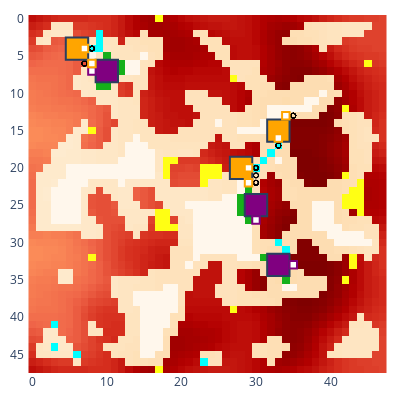

Here is the notebook cell this chart was saved with:
### Code cell
update_logging_level(logging.DEBUG)
myenv.undo()
myenv.step()
print(f'Showing beginning of Real Step: {myenv.real_env_steps + 1}')
myenv.show()

### Figure 1 — Plotly figure (JSON) as saved in the notebook; plotly's stock layout.template omitted (floating-point values rounded to 4 significant figures; data arrays with more than 128 entries replaced by an {"elided": "..."} marker saying what was removed)
{"data": [{"colorscale": [[0, "rgb(255,247,236)"], [0.125, "rgb(254,232,200)"], [0.25, "rgb(253,212,158)"], [0.375, "rgb(253,187,132)"], [0.5, "rgb(252,141,89)"], [0.625, "rgb(239,101,72)"], [0.75, "rgb(215,48,31)"], [0.875, "rgb(179,0,0)"], [1, "rgb(127,0,0)"]], "name": "Rubble", "showscale": false, "type": "heatmap", "uid": "17_Rubble", "z": {"elided": "48x48 int values"}}, {"colorscale": [[0, "#00ffff"], [1, "#00ffff"]], "hoverinfo": "skip", "name": "Ice", "showscale": false, "type": "heatmap", "uid": "17_Ice", "z": {"elided": "48x48 int values"}}, {"colorscale": [[0, "#ffff14"], [1, "#ffff14"]], "hoverinfo": "skip", "name": "Ore", "showscale": false, "type": "heatmap", "uid": "17_Ore", "z": {"elided": "48x48 int values"}}, {"colorscale": [[0, "#15b01a"], [1, "#15b01a"]], "hoverinfo": "skip", "name": "Lichen", "showscale": false, "type": "heatmap", "uid": "17_Lichen", "z": {"elided": "48x48 int values"}}, {"customdata": [["factory_0", "player_0", 874, 0, 0, 117, 50]], "hovertemplate": "%{customdata[0]} %{customdata[1]}<br>Power: %{customdata[2]}<br>Ice: %{customdata[3]}<br>Ore: %{customdata[4]}<br>Water: %{customdata[5]}<br>Metal: %{customdata[6]}<br><extra></extra>", "name": "factory_0", "showscale": false, "type": "heatmap", "uid": "17_factory_0", "x": [30], "y": [25], "z": [0]}, {"customdata": [["factory_2", "player_0", 829, 0, 0, 117, 50]], "hovertemplate": "%{customdata[0]} %{customdata[1]}<br>Power: %{customdata[2]}<br>Ice: %{customdata[3]}<br>Ore: %{customdata[4]}<br>Water: %{customdata[5]}<br>Metal: %{customdata[6]}<br><extra></extra>", "name": "factory_2", "showscale": false, "type": "heatmap", "uid": "17_factory_2", "x": [33], "y": [33], "z": [2]}, {"customdata": [["factory_4", "player_0", 874, 0, 0, 117, 50]], "hovertemplate": "%{customdata[0]} %{customdata[1]}<br>Power: %{customdata[2]}<br>Ice: %{customdata[3]}<br>Ore: %{customdata[4]}<br>Water: %{customdata[5]}<br>Metal: %{customdata[6]}<br><extra></extra>", "name": "factory_4", "showscale": false, "type": "heatmap", "uid": "17_factory_4", "x": [10], "y": [7], "z": [4]}, {"customdata": [["factory_1", "player_1", 484, 0, 0, 178, 40]], "hovertemplate": "%{customdata[0]} %{customdata[1]}<br>Power: %{customdata[2]}<br>Ice: %{customdata[3]}<br>Ore: %{customdata[4]}<br>Water: %{customdata[5]}<br>Metal: %{customdata[6]}<br><extra></extra>", "name": "factory_1", "showscale": false, "type": "heatmap", "uid": "17_factory_1", "x": [28], "y": [20], "z": [1]}, {"customdata": [["factory_3", "player_1", 482, 0, 0, 178, 40]], "hovertemplate": "%{customdata[0]} %{customdata[1]}<br>Power: %{customdata[2]}<br>Ice: %{customdata[3]}<br>Ore: %{customdata[4]}<br>Water: %{customdata[5]}<br>Metal: %{customdata[6]}<br><extra></extra>", "name": "factory_3", "showscale": false, "type": "heatmap", "uid": "17_factory_3", "x": [33], "y": [15], "z": [3]}, {"customdata": [["factory_5", "player_1", 487, 0, 0, 178, 40]], "hovertemplate": "%{customdata[0]} %{customdata[1]}<br>Power: %{customdata[2]}<br>Ice: %{customdata[3]}<br>Ore: %{customdata[4]}<br>Water: %{customdata[5]}<br>Metal: %{customdata[6]}<br><extra></extra>", "name": "factory_5", "showscale": false, "type": "heatmap", "uid": "17_factory_5", "x": [6], "y": [4], "z": [5]}, {"customdata": [["unit_6", "player_0", "HEAVY", [30, 27], 374, 240, 0, 0, 0]], "hovertemplate": "%{customdata[0]} %{customdata[1]}<br>Type: %{customdata[2]}<br>Pos: %{customdata[3]}<br>Power: %{customdata[4]}<br>Ice: %{customdata[5]}<br>Ore: %{customdata[6]}<br>Water: %{customdata[7]}<br>Metal: %{customdata[8]}<br><extra></extra>", "name": "unit_6", "showscale": false, "type": "heatmap", "uid": "17_unit_6", "x": [30], "y": [27], "z": [6]}, {"hoverinfo": "skip", "marker": {"color": "black", "size": 5, "symbol": "circle-open"}, "mode": "markers", "name": "path", "showlegend": false, "type": "scatter", "uid": "17_path", "x": [30, 30, 30, 30, 30], "y": [27, 27, 27, 26, 26]}, {"customdata": [["unit_7", "player_0", "HEAVY", [35, 33], 372, 240, 0, 0, 0]], "hovertemplate": "%{customdata[0]} %{customdata[1]}<br>Type: %{customdata[2]}<br>Pos: %{customdata[3]}<br>Power: %{customdata[4]}<br>Ice: %{customdata[5]}<br>Ore: %{customdata[6]}<br>Water: %{customdata[7]}<br>Metal: %{customdata[8]}<br><extra></extra>", "name": "unit_7", "showscale": false, "type": "heatmap", "uid": "17_unit_7", "x": [35], "y": [33], "z": [7]}, {"hoverinfo": "skip", "marker": {"color": "black", "size": 5, "symbol": "circle-open"}, "mode": "markers", "name": "path", "showlegend": false, "type": "scatter", "uid": "17_path", "x": [35, 35, 35, 34, 34], "y": [33, 33, 33, 33, 33]}, {"customdata": [["unit_8", "player_0", "HEAVY", [8, 7], 667, 100, 0, 0, 0]], "hovertemplate": "%{customdata[0]} %{customdata[1]}<br>Type: %{customdata[2]}<br>Pos: %{customdata[3]}<br>Power: %{customdata[4]}<br>Ice: %{customdata[5]}<br>Ore: %{customdata[6]}<br>Water: %{customdata[7]}<br>Metal: %{customdata[8]}<br><extra></extra>", "name": "unit_8", "showscale": false, "type": "heatmap", "uid": "17_unit_8", "x": [8], "y": [7], "z": [8]}, {"customdata": [["unit_9", "player_1", "HEAVY", [29, 20], 700, 0, 0, 0, 0]], "hovertemplate": "%{customdata[0]} %{customdata[1]}<br>Type: %{customdata[2]}<br>Pos: %{customdata[3]}<br>Power: %{customdata[4]}<br>Ice: %{customdata[5]}<br>Ore: %{customdata[6]}<br>Water: %{customdata[7]}<br>Metal: %{customdata[8]}<br><extra></extra>", "name": "unit_9", "showscale": false, "type": "heatmap", "uid": "17_unit_9", "x": [29], "y": [20], "z": [9]}, {"hoverinfo": "skip", "marker": {"color": "black", "size": 5, "symbol": "circle-open"}, "mode": "markers", "name": "path", "showlegend": false, "type": "scatter", "uid": "17_path", "x": [30, 30, 30, 30, 30, 30, 29, 29, 29, 30, 30, 30, 30, 30, 30, 30, 30, 30, 30], "y": [20, 20, 20, 20, 20, 20, 20, 20, 20, 20, 20, 20, 20, 20, 20, 20, 20, 20, 20]}, {"customdata": [["unit_10", "player_1", "HEAVY", [33, 16], 700, 0, 0, 0, 0]], "hovertemplate": "%{customdata[0]} %{customdata[1]}<br>Type: %{customdata[2]}<br>Pos: %{customdata[3]}<br>Power: %{customdata[4]}<br>Ice: %{customdata[5]}<br>Ore: %{customdata[6]}<br>Water: %{customdata[7]}<br>Metal: %{customdata[8]}<br><extra></extra>", "name": "unit_10", "showscale": false, "type": "heatmap", "uid": "17_unit_10", "x": [33], "y": [16], "z": [10]}, {"hoverinfo": "skip", "marker": {"color": "black", "size": 5, "symbol": "circle-open"}, "mode": "markers", "name": "path", "showlegend": false, "type": "scatter", "uid": "17_path", "x": [33, 33, 33, 33, 33, 33, 33, 33, 33, 33, 33, 33, 33, 33, 33, 33, 33, 33, 33], "y": [17, 17, 17, 17, 17, 17, 17, 17, 17, 16, 16, 16, 17, 17, 17, 17, 17, 17, 17]}, {"customdata": [["unit_11", "player_1", "HEAVY", [7, 4], 700, 0, 0, 0, 0]], "hovertemplate": "%{customdata[0]} %{customdata[1]}<br>Type: %{customdata[2]}<br>Pos: %{customdata[3]}<br>Power: %{customdata[4]}<br>Ice: %{customdata[5]}<br>Ore: %{customdata[6]}<br>Water: %{customdata[7]}<br>Metal: %{customdata[8]}<br><extra></extra>", "name": "unit_11", "showscale": false, "type": "heatmap", "uid": "17_unit_11", "x": [7], "y": [4], "z": [11]}, {"hoverinfo": "skip", "marker": {"color": "black", "size": 5, "symbol": "circle-open"}, "mode": "markers", "name": "path", "showlegend": false, "type": "scatter", "uid": "17_path", "x": [8, 8, 8, 8, 8, 8, 8, 7, 7, 7, 8, 8, 8, 8, 8, 8, 8, 8, 8], "y": [4, 4, 4, 4, 4, 4, 4, 4, 4, 4, 4, 4, 4, 4, 4, 4, 4, 4, 4]}, {"customdata": [["unit_12", "player_1", "LIGHT", [29, 22], 110, 0, 0, 0, 0]], "hovertemplate": "%{customdata[0]} %{customdata[1]}<br>Type: %{customdata[2]}<br>Pos: %{customdata[3]}<br>Power: %{customdata[4]}<br>Ice: %{customdata[5]}<br>Ore: %{customdata[6]}<br>Water: %{customdata[7]}<br>Metal: %{customdata[8]}<br><extra></extra>", "name": "unit_12", "showscale": false, "type": "heatmap", "uid": "17_unit_12", "x": [29], "y": [22], "z": [12]}, {"hoverinfo": "skip", "marker": {"color": "black", "size": 5, "symbol": "circle-open"}, "mode": "markers", "name": "path", "showlegend": false, "type": "scatter", "uid": "17_path", "x": [29, 29, 29, 29, 29, 29, 30, 30, 30, 30, 30, 30, 30, 30, 30, 30, 30, 30, 29], "y": [22, 22, 22, 22, 22, 22, 22, 22, 22, 22, 22, 22, 22, 22, 22, 21, 21, 21, 21]}, {"customdata": [["unit_13", "player_1", "LIGHT", [34, 13], 109, 0, 0, 0, 0]], "hovertemplate": "%{customdata[0]} %{customdata[1]}<br>Type: %{customdata[2]}<br>Pos: %{customdata[3]}<br>Power: %{customdata[4]}<br>Ice: %{customdata[5]}<br>Ore: %{customdata[6]}<br>Water: %{customdata[7]}<br>Metal: %{customdata[8]}<br><extra></extra>", "name": "unit_13", "showscale": false, "type": "heatmap", "uid": "17_unit_13", "x": [34], "y": [13], "z": [13]}, {"hoverinfo": "skip", "marker": {"color": "black", "size": 5, "symbol": "circle-open"}, "mode": "markers", "name": "path", "showlegend": false, "type": "scatter", "uid": "17_path", "x": [34, 34, 34, 34, 34, 34, 34, 34, 34, 34, 35, 35, 35, 35, 35, 35, 35, 35, 35], "y": [13, 13, 13, 13, 13, 13, 13, 13, 13, 13, 13, 13, 13, 13, 13, 13, 13, 13, 13]}, {"customdata": [["unit_14", "player_1", "LIGHT", [8, 6], 114, 0, 0, 0, 0]], "hovertemplate": "%{customdata[0]} %{customdata[1]}<br>Type: %{customdata[2]}<br>Pos: %{customdata[3]}<br>Power: %{customdata[4]}<br>Ice: %{customdata[5]}<br>Ore: %{customdata[6]}<br>Water: %{customdata[7]}<br>Metal: %{customdata[8]}<br><extra></extra>", "name": "unit_14", "showscale": false, "type": "heatmap", "uid": "17_unit_14", "x": [8], "y": [6], "z": [14]}, {"hoverinfo": "skip", "marker": {"color": "black", "size": 5, "symbol": "circle-open"}, "mode": "markers", "name": "path", "showlegend": false, "type": "scatter", "uid": "17_path", "x": [8, 8, 8, 8, 8, 7, 7, 7, 7, 7, 7, 7, 7, 7, 7, 7, 7, 7, 7], "y": [6, 6, 6, 6, 6, 6, 6, 6, 6, 6, 6, 6, 6, 6, 6, 6, 6, 6, 6]}], "layout": {"coloraxis": {"showscale": false}, "height": 400, "margin": {"b": 10, "l": 10, "r": 10, "t": 10}, "plot_bgcolor": "rgba(0, 0, 0, 0)", "shapes": [{"fillcolor": "purple", "name": "factory_0", "type": "rect", "x0": 28.5, "x1": 31.5, "y0": 23.5, "y1": 26.5}, {"fillcolor": "purple", "name": "factory_2", "type": "rect", "x0": 31.5, "x1": 34.5, "y0": 31.5, "y1": 34.5}, {"fillcolor": "purple", "name": "factory_4", "type": "rect", "x0": 8.5, "x1": 11.5, "y0": 5.5, "y1": 8.5}, {"fillcolor": "orange", "name": "factory_1", "type": "rect", "x0": 26.5, "x1": 29.5, "y0": 18.5, "y1": 21.5}, {"fillcolor": "orange", "name": "factory_3", "type": "rect", "x0": 31.5, "x1": 34.5, "y0": 13.5, "y1": 16.5}, {"fillcolor": "orange", "name": "factory_5", "type": "rect", "x0": 4.5, "x1": 7.5, "y0": 2.5, "y1": 5.5}, {"fillcolor": "white", "line": {"color": "purple"}, "name": "unit_6", "type": "rect", "x0": 29.5, "x1": 30.5, "y0": 26.5, "y1": 27.5}, {"fillcolor": "white", "line": {"color": "purple"}, "name": "unit_7", "type": "rect", "x0": 34.5, "x1": 35.5, "y0": 32.5, "y1": 33.5}, {"fillcolor": "white", "line": {"color": "purple"}, "name": "unit_8", "type": "rect", "x0": 7.5, "x1": 8.5, "y0": 6.5, "y1": 7.5}, {"fillcolor": "white", "line": {"color": "orange"}, "name": "unit_9", "type": "rect", "x0": 28.5, "x1": 29.5, "y0": 19.5, "y1": 20.5}, {"fillcolor": "white", "line": {"color": "orange"}, "name": "unit_10", "type": "rect", "x0": 32.5, "x1": 33.5, "y0": 15.5, "y1": 16.5}, {"fillcolor": "white", "line": {"color": "orange"}, "name": "unit_11", "type": "rect", "x0": 6.5, "x1": 7.5, "y0": 3.5, "y1": 4.5}, {"fillcolor": "white", "line": {"color": "orange"}, "name": "unit_12", "type": "rect", "x0": 28.5, "x1": 29.5, "y0": 21.5, "y1": 22.5}, {"fillcolor": "white", "line": {"color": "orange"}, "name": "unit_13", "type": "rect", "x0": 33.5, "x1": 34.5, "y0": 12.5, "y1": 13.5}, {"fillcolor": "white", "line": {"color": "orange"}, "name": "unit_14", "type": "rect", "x0": 7.5, "x1": 8.5, "y0": 5.5, "y1": 6.5}], "width": 400, "xaxis": {"autorange": true, "domain": [0, 1], "range": [-0.7667, 47.77], "type": "linear"}, "yaxis": {"autorange": true, "domain": [0, 1], "range": [47.5, -0.5], "scaleanchor": "x", "type": "linear"}}}
